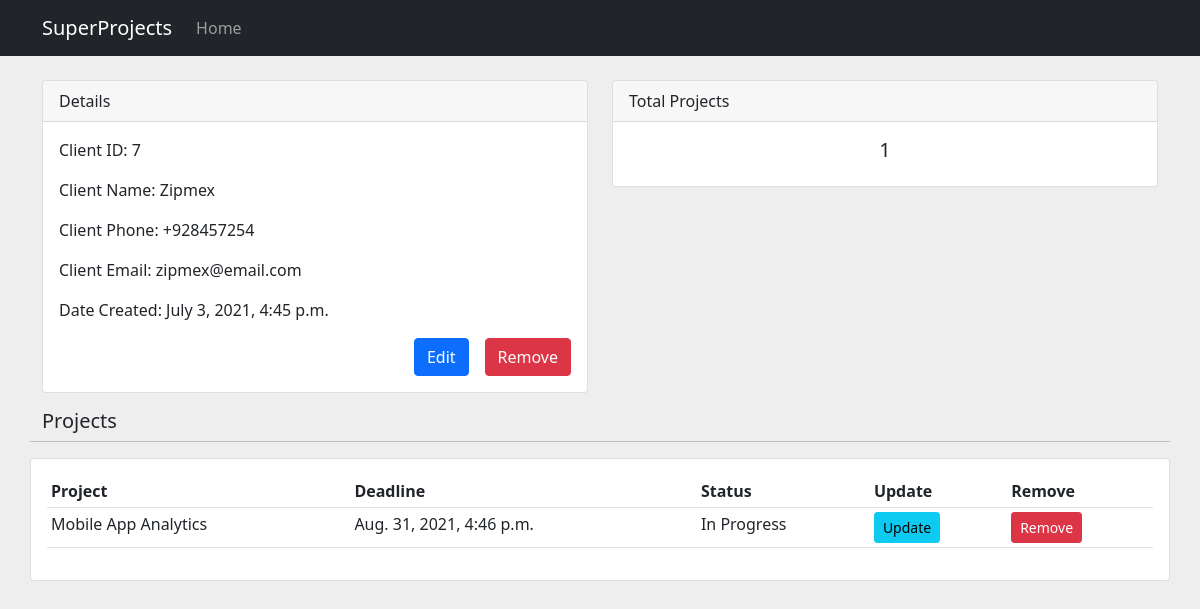
The page /client/7/ on the database as committed earlier.
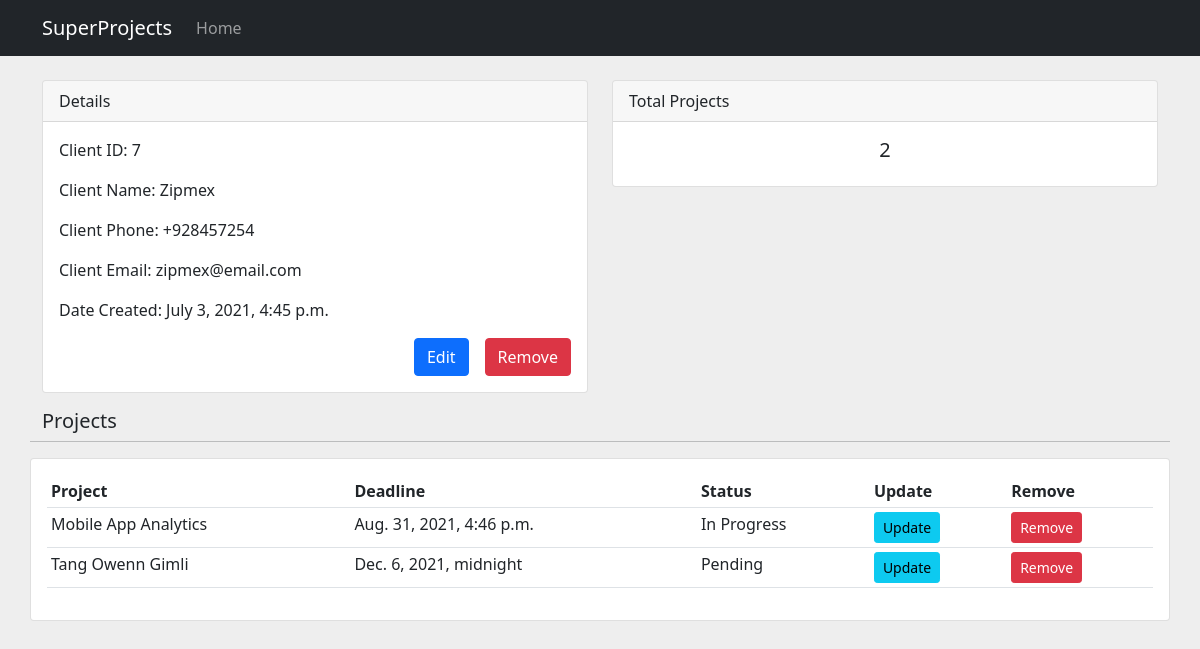
The same page on the database as committed later.
### project/models.py (models this page shows, shortened)
class Project(models.Model):
    STATUS = (
        ('Pending', 'Pending'),
        ('In Progress', 'In Progress'),
        ('Done', 'Done')
    )
    name = models.CharField(max_length=255, null=True)
    deadline = models.DateTimeField()
    date_created = models.DateTimeField(auto_now_add=True)
    description = models.CharField(max_length=255, null=True)
    status = models.CharField(max_length=255, null=True, choices=STATUS)
    client = models.ForeignKey(Client, null=True, on_delete=models.SET_NULL)

### project/views.py (the view)
# urls.py: path('client/<str:pk_client>/', views.client, name='client'),
def client(request, pk_client):
    client = Client.objects.get(id=pk_client)
    projects = client.project_set.all()
    total_projects = projects.count()
    context = {
        "projects": projects,
        "client": client,
        "total_projects": total_projects
    }
    return render(request, 'project/client.html', context)

### project/templates/project/client.html
{% extends 'project/base.html' %}
{% block content %}
<br />
<div class="container">
  <div class="row">
    <div class="col-md-6">
      <div class="card mb-3">
        <div class="card-header">Details</div>
        <div class="card-body">
          <p class="card-text">Client ID: {{ client.id }}</p>
          <p class="card-text">Client Name: {{ client.name }}</p>
          <p class="card-text">Client Phone: {{ client.phone }}</p>
          <p class="card-text">Client Email: {{ client.email }}</p>
          <p class="card-text">Date Created: {{ client.date_created }}</p>
          <div
            class="btn-wrapper"
            style="
              display: flex;
              justify-content: flex-end;
              align-items: center;
            "
          >
            <a
              href="{% url 'update_client' client.id %}"
              class="btn btn-primary btn-block mx-3"
              >Edit</a
            >
            <a
              href="{% url 'delete_client' client.id %}"
              class="btn btn-danger btn-block"
              >Remove</a
            >
          </div>
        </div>
      </div>
    </div>
    <div class="col-md-6">
      <div class="card mb-3">
        <div class="card-header">Total Projects</div>
        <div class="card-body">
          <h5 class="card-title" style="text-align: center">
            {{ total_projects }}
          </h5>
        </div>
      </div>
    </div>
  </div>
  <div class="row">
    <h5>Projects</h5>
    <hr />
    <div class="card card-body">
      <table class="table table-sm">
        <tr>
          <th>Project</th>
          <th>Deadline</th>
          <th>Status</th>
          <th>Update</th>
          <th>Remove</th>
        </tr>
        {% for proj in projects %}
        <tr>
          <td>{{ proj.name }}</td>
          <td>{{ proj.deadline }}</td>
          <td>{{ proj.status }}</td>
          <td>
            <a
              class="btn btn-sm btn-info"
              href="{% url 'update_project' proj.id %}"
              >Update</a
            >
          </td>
          <td>
            <a
              class="btn btn-sm btn-danger"
              href="{% url 'delete_project' proj.id %}"
              >Remove</a
            >
          </td>
        </tr>
        {% endfor %}
      </table>
    </div>
  </div>
</div>
{% endblock %}

Rows that differ between the two databases and show on the page:
added Project: name "Tang Owenn Gimli", deadline "Dec. 6, 2021, midnight", status "Pending"
Other text that changed with them:
{{ total_projects }}: "1" → "2"
